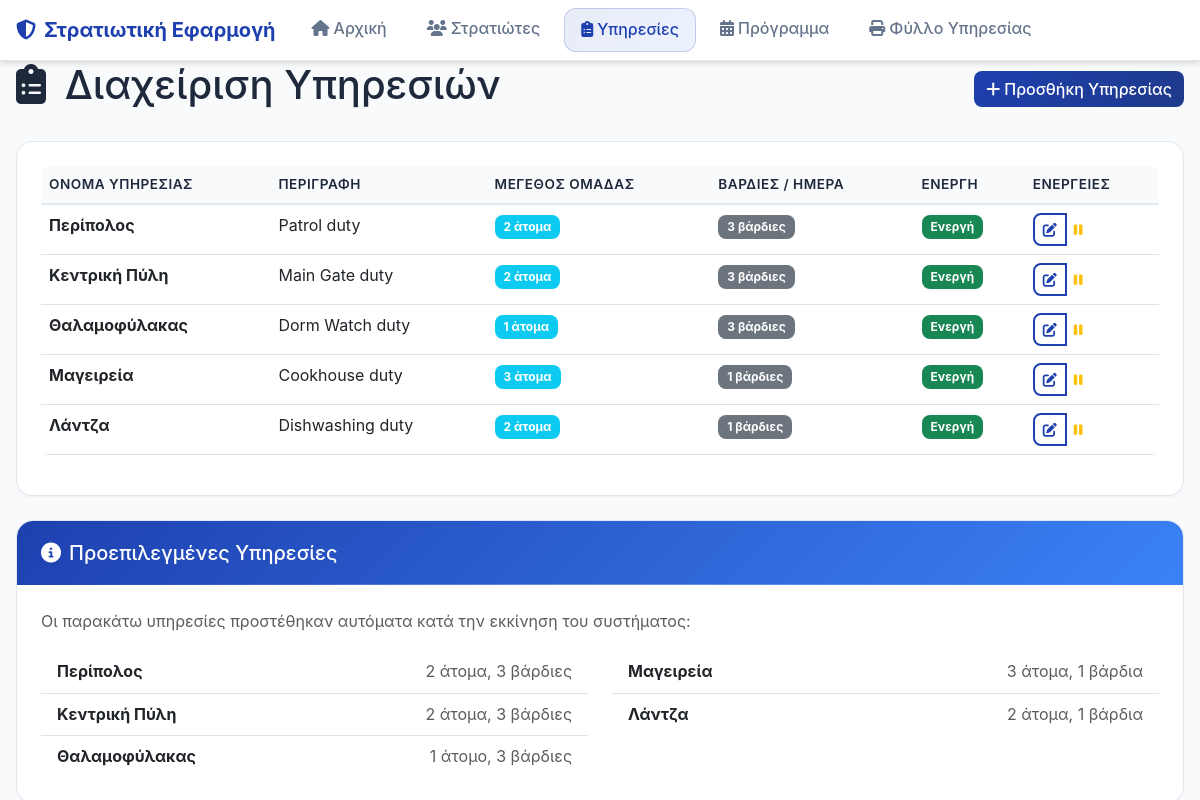
Page /duties on the committed database.
### models.py (models this page shows, shortened)
class DutyType(db.Model):
    id = db.Column(db.Integer, primary_key=True)
    name = db.Column(db.String(100), nullable=False, unique=True)
    description = db.Column(db.Text)
    team_size = db.Column(db.Integer, default=1)
    shifts_per_day = db.Column(db.Integer, default=1)
    is_active = db.Column(db.Boolean, default=True)
    created_at = db.Column(db.DateTime, default=datetime.utcnow)
    duty_assignments = db.relationship('DutyAssignment', backref='duty_type', lazy=True)
    time_slots = db.relationship('DutyTimeSlot', backref='duty_type', lazy=True, cascade='all, delete-orphan')

### routes.py (the view)
@app.route('/duties')
def duties():
    duty_types = DutyType.query.filter_by(is_active=True).all()
    return render_template('duties.html', duty_types=duty_types)

### templates/duties.html (shortened to what this page needs)
{% extends "base.html" %}
{% block content %}
<div class="d-flex justify-content-between align-items-center mb-4">
    <h1>
        <i class="fas fa-clipboard-list me-2"></i>
        Διαχείριση Υπηρεσιών
    </h1>
    <button type="button" class="btn btn-primary" data-bs-toggle="modal" data-bs-target="#addDutyModal">
        <i class="fas fa-plus me-1"></i>Προσθήκη Υπηρεσίας
    </button>
</div>
<div class="card">
    <div class="card-body">
        {% if duty_types %}
            <div class="table-responsive">
                <table class="table table-hover duties-table">
                    <thead>
                        <tr>
                            <th>Όνομα Υπηρεσίας</th>
                            <th>Περιγραφή</th>
                            <th>Μέγεθος Ομάδας</th>
                            <th>Βάρδιες / Ημέρα</th>
                            <th>Ενεργή</th>
                            <th>Ενέργειες</th>
                        </tr>
                    </thead>
                    <tbody>
                        {% for duty_type in duty_types %}
                        <tr>
                            <td>
                                <strong>{{ duty_type.name }}</strong>
                            </td>
                            <td>{{ duty_type.description or '-' }}</td>
                            <td>
                                <span class="badge bg-info">{{ duty_type.team_size }} άτομα</span>
                            </td>
                            <td>
                                <span class="badge bg-secondary">{{ duty_type.shifts_per_day }} βάρδιες</span>
                            </td>
                            <td>
                                {% if duty_type.is_active %}
                                    <span class="badge bg-success">Ενεργή</span>
                                {% else %}
                                    <span class="badge bg-danger">Ανενεργή</span>
                                {% endif %}
                            </td>
                            <td>
                                <div class="btn-group" role="group">
                                    <button type="button" class="btn btn-sm btn-outline-primary"
                                            onclick="editDutyType({{ duty_type.id }})">
                                        <i class="fas fa-edit"></i>
                                    </button>
                                    <button type="button" class="btn btn-sm btn-outline-warning"
                                            onclick="toggleDutyType({{ duty_type.id }}, {{ duty_type.is_active|lower }})">
                                        <i class="fas fa-{{ 'pause' if duty_type.is_active else 'play' }}"></i>
                                    </button>
                                </div>
                            </td>
                        </tr>
                        {% endfor %}
                    </tbody>
                </table>
            </div>
        {% endif %}
    </div>
</div>
<div class="card mt-4">
    <div class="card-header">
        <h5 class="mb-0">
            <i class="fas fa-info-circle me-2"></i>Προεπιλεγμένες Υπηρεσίες
        </h5>
    </div>
    <div class="card-body">
        <p class="text-muted mb-3">Οι παρακάτω υπηρεσίες προστέθηκαν αυτόματα κατά την εκκίνηση του συστήματος:</p>
        <div class="row">
            <div class="col-md-6">
                <ul class="list-group list-group-flush">
                    <li class="list-group-item d-flex justify-content-between align-items-center">
                        <strong>Περίπολος</strong>
                        <span class="text-muted">2 άτομα, 3 βάρδιες</span>
                    </li>
                    <li class="list-group-item d-flex justify-content-between align-items-center">
                        <strong>Κεντρική Πύλη</strong>
                        <span class="text-muted">2 άτομα, 3 βάρδιες</span>
                    </li>
                    <li class="list-group-item d-flex justify-content-between align-items-center">
                        <strong>Θαλαμοφύλακας</strong>
                        <span class="text-muted">1 άτομο, 3 βάρδιες</span>
                    </li>
                </ul>
            </div>
            <div class="col-md-6">
                <ul class="list-group list-group-flush">
                    <li class="list-group-item d-flex justify-content-between align-items-center">
                        <strong>Μαγειρεία</strong>
                        <span class="text-muted">3 άτομα, 1 βάρδια</span>
                    </li>
                    <li class="list-group-item d-flex justify-content-between align-items-center">
                        <strong>Λάντζα</strong>
                        <span class="text-muted">2 άτομα, 1 βάρδια</span>
                    </li>
                </ul>
            </div>
        </div>
    </div>
</div>
{% endblock %}

### templates/base.html (shortened to what this page needs)
<!DOCTYPE html>
<html lang="el">
<head>
    <link href="https://cdn.jsdelivr.net/npm/bootstrap@5.3.0/dist/css/bootstrap.min.css" rel="stylesheet">
    <link href="https://cdnjs.cloudflare.com/ajax/libs/font-awesome/6.4.0/css/all.min.css" rel="stylesheet">
    <link href="{{ url_for('static', filename='css/style.css') }}" rel="stylesheet">
</head>
<body>
    <nav class="navbar navbar-expand-lg navbar-dark military-nav">
        <div class="container-fluid">
            <a class="navbar-brand" href="{{ url_for('index') }}">
                <i class="fas fa-shield-alt me-2"></i>
                Στρατιωτική Εφαρμογή
            </a>
            <div class="collapse navbar-collapse" id="navbarNav">
                <ul class="navbar-nav me-auto">
                    <li class="nav-item">
                        <a class="nav-link {{ 'active' if request.endpoint == 'index' }}" href="{{ url_for('index') }}">
                            <i class="fas fa-home me-1"></i>Αρχική
                        </a>
                    </li>
                    <li class="nav-item">
                        <a class="nav-link {{ 'active' if request.endpoint == 'soldiers' }}" href="{{ url_for('soldiers') }}">
                            <i class="fas fa-users me-1"></i>Στρατιώτες
                        </a>
                    </li>
                    <li class="nav-item">
                        <a class="nav-link {{ 'active' if request.endpoint == 'duties' }}" href="{{ url_for('duties') }}">
                            <i class="fas fa-clipboard-list me-1"></i>Υπηρεσίες
                        </a>
                    </li>
                    <li class="nav-item">
                        <a class="nav-link {{ 'active' if request.endpoint == 'schedule' }}" href="{{ url_for('schedule') }}">
                            <i class="fas fa-calendar-alt me-1"></i>Πρόγραμμα
                        </a>
                    </li>
                    <li class="nav-item">
                        <a class="nav-link {{ 'active' if request.endpoint == 'duty_sheet' }}" href="{{ url_for('duty_sheet') }}">
                            <i class="fas fa-print me-1"></i>Φύλλο Υπηρεσίας
                        </a>
                    </li>
                </ul>
            </div>
        </div>
    </nav>
    <div class="container-fluid">
        <div class="row">
            <div class="col-12">
                {% block content %}{% endblock %}
            </div>
        </div>
    </div>
</body>
</html>

### static/css/style.css (style rules this page uses)
:root { --primary-color: #1e40af; --primary-dark: #1e3a8a; --primary-light: #3b82f6; --secondary-color: #64748b; --accent-color: #0ea5e9; --success-color: #10b981; --warning-color: #f59e0b; --danger-color: #ef4444; --info-color: #06b6d4; --light-bg: #f8fafc; --card-bg: #ffffff; --dark-text: #1e293b; --text-secondary: #64748b; --border-color: #e2e8f0; --shadow-sm: 0 1px 2px 0 rgba(0, 0, 0, 0.05); --shadow-md: 0 4px 6px -1px rgba(0, 0, 0, 0.1), 0 2px 4px -1px rgba(0, 0, 0, 0.06); --shadow-lg: 0 10px 15px -3px rgba(0, 0, 0, 0.1), 0 4px 6px -2px rgba(0, 0, 0, 0.05); --shadow-xl: 0 20px 25px -5px rgba(0, 0, 0, 0.1), 0 10px 10px -5px rgba(0, 0, 0, 0.04); }
body { font-family: 'Inter', -apple-system, BlinkMacSystemFont, 'Segoe UI', Roboto, sans-serif; background-color: var(--light-bg); color: var(--dark-text); line-height: 1.6; -webkit-font-smoothing: antialiased; -moz-osx-font-smoothing: grayscale; }
.container-fluid { padding-left: 1rem; padding-right: 1rem; max-width: 1400px; margin: 0 auto; }
.military-nav { background: var(--card-bg); box-shadow: var(--shadow-md); border-bottom: 1px solid var(--border-color); backdrop-filter: blur(10px); position: sticky; top: 0; z-index: 1000; }
.navbar-brand { font-weight: 700; font-size: 1.25rem; color: var(--primary-color) !important; display: flex; align-items: center; }
.navbar-brand i { color: var(--primary-color); margin-right: 0.5rem; }
.navbar-nav .nav-link { border-radius: 12px; margin: 0 0.25rem; padding: 0.5rem 1rem !important; transition: all 0.2s ease; color: var(--text-secondary) !important; font-weight: 500; position: relative; }
.navbar-nav .nav-link.active { color: var(--primary-color) !important; background: linear-gradient(135deg, rgba(30, 64, 175, 0.1), rgba(59, 130, 246, 0.1)); border: 1px solid rgba(30, 64, 175, 0.2); }
.card { border: 1px solid var(--border-color); box-shadow: var(--shadow-sm); border-radius: 16px; transition: all 0.2s ease; background: var(--card-bg); overflow: hidden; }
.card-header { background: linear-gradient(135deg, var(--primary-color), var(--primary-light)); color: white; border-radius: 16px 16px 0 0 !important; border-bottom: none; font-weight: 600; padding: 1.25rem 1.5rem; position: relative; }
.card-header::after { content: ''; position: absolute; bottom: 0; left: 0; right: 0; height: 1px; background: linear-gradient(90deg, transparent, rgba(255, 255, 255, 0.3), transparent); }
.card-body { padding: 1.5rem; }
.table { background-color: white; border-radius: 0.5rem; overflow: hidden; }
.table thead th { background-color: var(--light-bg); border-bottom: 2px solid var(--border-color); font-weight: 600; text-transform: uppercase; font-size: 0.85rem; letter-spacing: 0.5px; color: var(--dark-text); }
.table tbody tr { transition: all 0.2s ease; }
.duty-table th, .schedule-table th, .soldiers-table th, .duties-table th { white-space: nowrap; }
.badge { font-size: 0.75rem; padding: 0.5em 0.75em; border-radius: 0.5rem; }
.btn { border-radius: 0.5rem; font-weight: 500; transition: all 0.3s ease; border: none; }
.btn-primary { background: linear-gradient(135deg, var(--primary-color), var(--primary-dark)); color: white; }
.btn-outline-primary { border: 2px solid var(--primary-color); color: var(--primary-color); }

### rows in the picture
DutyType: name "Περίπολος", description "Patrol duty", team_size "2", shifts_per_day "3", is_active "Ενεργή"
DutyType: name "Κεντρική Πύλη", description "Main Gate duty", team_size "2", shifts_per_day "3", is_active "Ενεργή"
DutyType: name "Θαλαμοφύλακας", description "Dorm Watch duty", team_size "1", shifts_per_day "3", is_active "Ενεργή"
DutyType: name "Μαγειρεία", description "Cookhouse duty", team_size "3", shifts_per_day "1", is_active "Ενεργή"
DutyType: name "Λάντζα", description "Dishwashing duty", team_size "2", shifts_per_day "1", is_active "Ενεργή"
